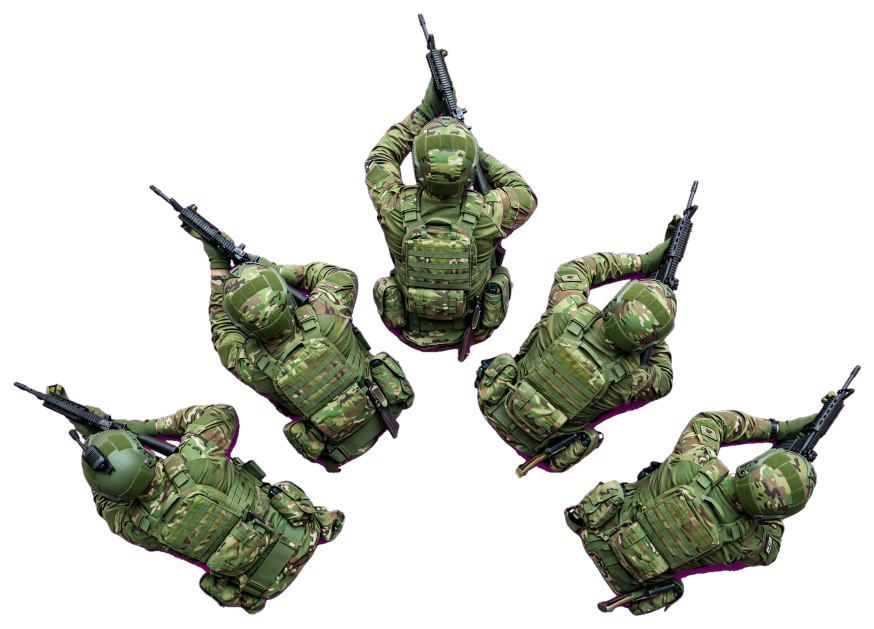
#> input picture assets/meta_units/infantry_topdown.png, 1748 x 1258 px, found by its file name (shown at 1/2 size)
$ python crop_meta_sniper.py
#> lines starting #> are read from the running program, lines starting #| are printed output that depends on the picture
from pathlib import Path
from PIL import Image

src = Path('incoming_meta_assets/infantry_topdown.png')
out = Path('assets/meta_units/sniper_topdown.png')
out.parent.mkdir(parents=True, exist_ok=True)
image = Image.open(src).convert('RGBA')
#> image is the input picture: PIL image 1748x1258 RGBA; mean R, G, B, A 196.2, 26.8, 188, 71.2
# The upper-center soldier is isolated from the other four figures and carries a
# long rifle, making it the most appropriate existing Meta AI source for a sniper.
crop = image.crop((620, 0, 1080, 690))
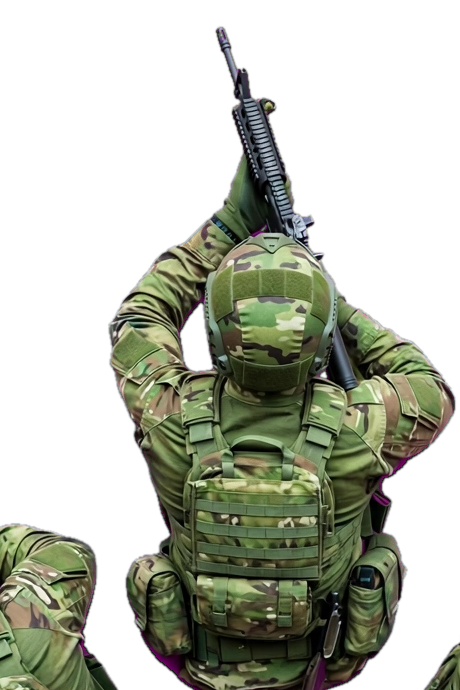
#> crop: PIL image 460x690 RGBA; mean R, G, B, A 174.4, 44.1, 163.8, 109.8; transparent parts drawn white
alpha = crop.getchannel('A')
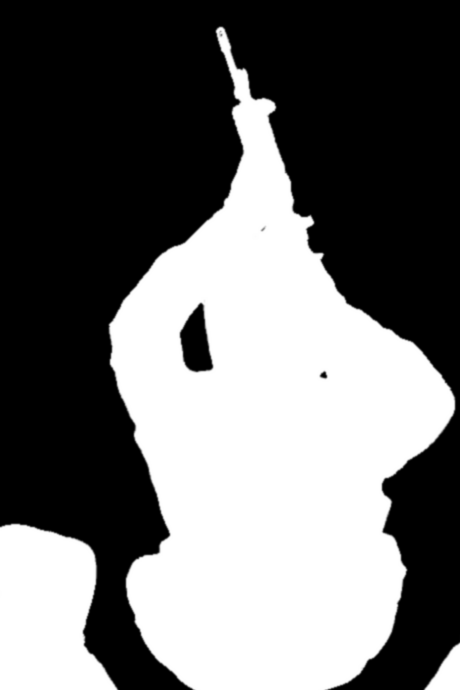
#> alpha: PIL image 460x690 L; min 0, max 255, mean 109.8
box = alpha.getbbox()
#> box = (0, 25, 460, 690)
if box is None:
    raise RuntimeError('Selected Meta AI crop has no visible alpha content')
crop = crop.crop(box)
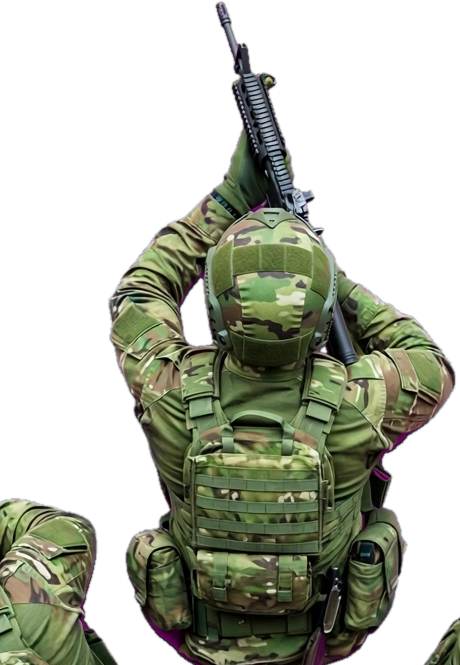
#> crop: PIL image 460x665 RGBA; mean R, G, B, A 171.5, 45.8, 160.6, 113.9; transparent parts drawn white
# Keep a modest transparent margin so the billboard does not clip the rifle.
pad = 24
padded = Image.new('RGBA', (crop.width + pad * 2, crop.height + pad * 2), (0, 0, 0, 0))
#> padded: PIL image 508x713 RGBA; every value is 0
padded.alpha_composite(crop, (pad, pad))
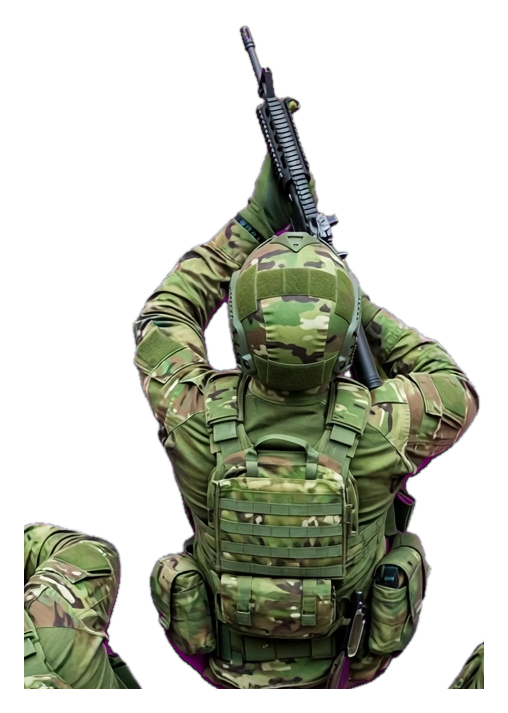
#> padded: PIL image 508x713 RGBA; mean R, G, B, A 35.7, 38.5, 27.6, 96.2; transparent parts drawn white
padded.save(out)
print(f'wrote {out} size={padded.size} bbox={box}')
#| wrote assets/meta_units/sniper_topdown.png size=(508, 713) bbox=(0, 25, 460, 690)

$ run again, with assets/meta_units/artillery_topdown.png copied over assets/meta_units/infantry_topdown.png
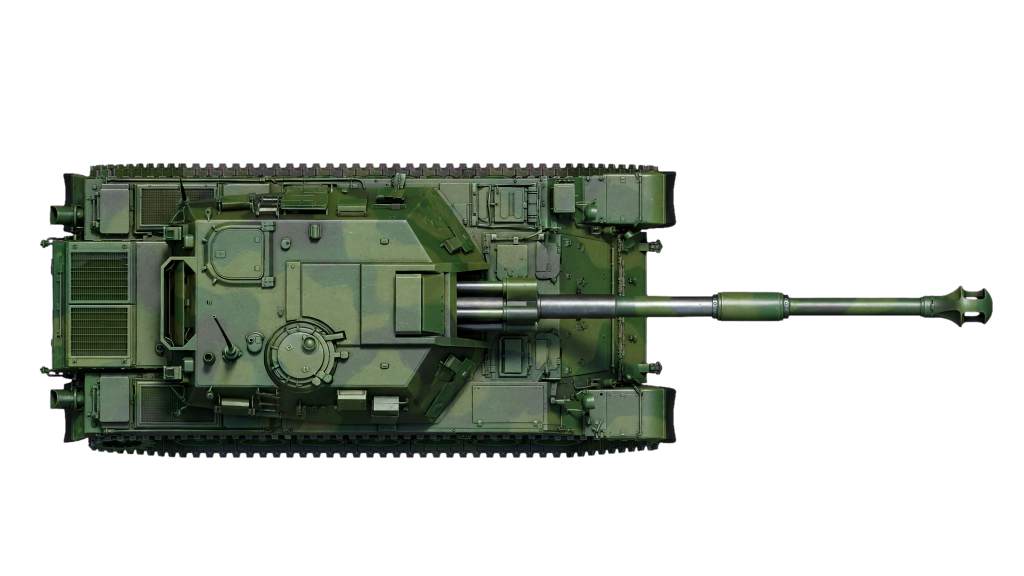
#> input picture assets/meta_units/artillery_topdown.png, 2048 x 1152 px, found by its file name (shown at 1/2 size)
#> image is the input picture: PIL image 2048x1152 RGBA; mean R, G, B, A 192.5, 25.7, 189.6, 78.4
#> `alpha = crop.getchannel('A')`:
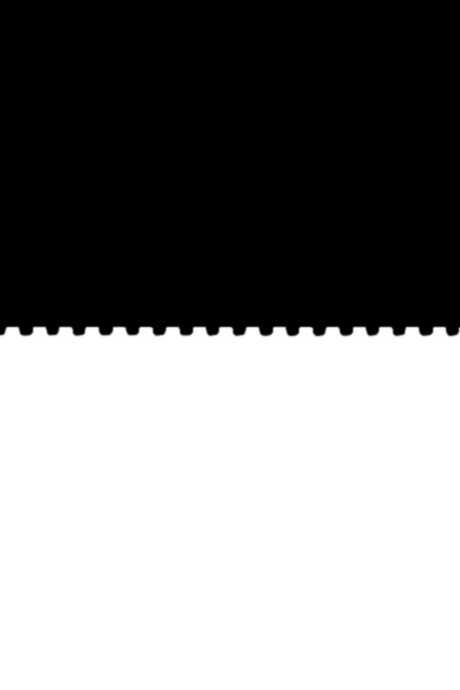
#> alpha: PIL image 460x690 L; min 0, max 255, mean 132.7
#> box = (0, 325, 460, 690)
#> `padded.alpha_composite(crop, (pad, pad))`:
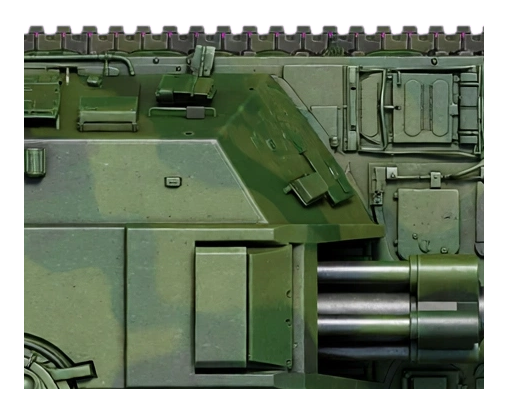
#> padded: PIL image 508x413 RGBA; mean R, G, B, A 65.9, 77.2, 58.1, 200.8; transparent parts drawn white
#| wrote assets/meta_units/sniper_topdown.png size=(508, 413) bbox=(0, 325, 460, 690)
